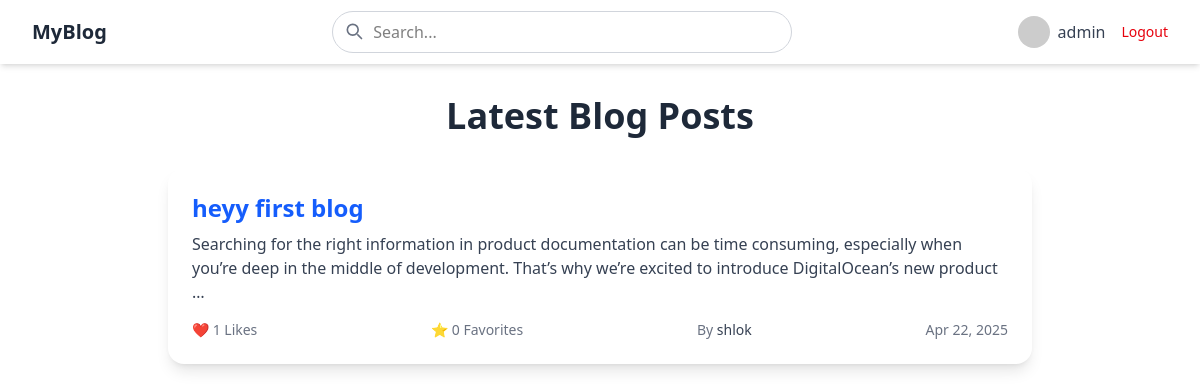
The app's page / (signed in) with its own data.
### feed/models.py (models this page shows, shortened)
class BlogPost(models.Model):
    title = models.CharField(max_length=200)
    description = models.TextField()
    photo = models.ImageField(upload_to='blog_photos/', blank=True, null=True)
    author_name = models.CharField(max_length=100)
    created_at = models.DateTimeField(auto_now_add=True)
    slug = models.SlugField(unique=True, blank=True)
    likes = models.ManyToManyField(User, related_name='liked_blogs', blank=True)
    favorites = models.ManyToManyField(User, related_name='favorited_blogs', blank=True)
    def like_count(self):
        return self.likes.count()
    def favorite_count(self):
        return self.favorites.count()

### feed/views.py (the view)
# urls.py: path("", views.index,name = "index"),
def index(request):
    blogs = BlogPost.objects.all().order_by('-created_at')
    return render(request, "index.html", {'blogs': blogs})

### feed/templates/index.html (shortened to what this page needs)
{% extends "base.html" %}
{% block content %}
<div class="max-w-4xl mx-auto px-4 py-8">
    <h1 class="text-4xl font-bold mb-8 text-center text-gray-800">Latest Blog Posts</h1>
    {% for blog in blogs %}
        <div class="bg-white shadow-lg rounded-2xl p-6 mb-6 hover:shadow-xl transition duration-300">
            <h2 class="text-2xl font-semibold text-blue-600 mb-2">
                <a href="{% url 'feed:blog_detail' blog.slug %}" class="hover:underline">
                    {{ blog.title }}
                </a>
            </h2>
            <p class="text-gray-700 mb-4">
                {{ blog.description|truncatewords:30 }}
            </p>
            <div class="flex items-center justify-between text-sm text-gray-500">
                <span>❤️ {{ blog.like_count }} Likes</span>
                <span>⭐ {{ blog.favorite_count }} Favorites</span>
                <span>By <span class="font-medium text-gray-700">{{ blog.author_name }}</span></span>
                <span>{{ blog.created_at|date:"M d, Y" }}</span>
            </div>
        </div>
    {% empty %}
        <p class="text-center text-gray-500">No blog posts yet. Stay tuned!</p>
    {% endfor %}
</div>
{% endblock %}

### templates/base.html (shortened to what this page needs)
{% load static tailwind_tags %}
<!DOCTYPE html>
<html lang="en">
<head>
    {% tailwind_css %}
</head>
<body>
    <nav class="bg-white shadow-md w-full">
        <div class="max-w-7xl mx-auto px-4 sm:px-6 lg:px-8">
            <div class="flex justify-between h-16 items-center">
                <div class="flex-shrink-0">
                    <a href="{% url 'feed:index' %}" class="text-xl font-bold text-gray-800">MyBlog</a>
                </div>
                <div class="flex-1 mx-4 flex justify-center">
                    <form action="" method="GET" class="relative w-full max-w-[460px]">
                        <input
                            type="text"
                            name="q"
                            placeholder="Search..."
                            class="w-full py-2 pl-10 pr-4 border border-gray-300 rounded-full focus:outline-none focus:ring-2 focus:ring-blue-500"
                        />
                        <div class="absolute left-3 top-2.5 text-gray-500">
                            <svg xmlns="http://www.w3.org/2000/svg" class="h-5 w-5" fill="none"
                                 viewBox="0 0 24 24" stroke="currentColor">
                                <path stroke-linecap="round" stroke-linejoin="round" stroke-width="2"
                                      d="M21 21l-4.35-4.35M10.5 17a6.5 6.5 0 1 1 0-13 6.5 6.5 0 0 1 0 13z"/>
                            </svg>
                        </div>
                    </form>
                </div>
                <div class="flex items-center space-x-4">
                    {% if user.is_authenticated %}
                        <div class="flex items-center space-x-2">
                            <img
                                src="{{ user.profile.avatar.url|default:'https://i.pravatar.cc/40' }}"
                                alt="Avatar"
                                class="w-8 h-8 rounded-full"
                            />
                            <span class="text-gray-700 font-medium">{{ user.username }}</span>
                        </div>
                        <a href="{% url 'register:user_logout' %}" class="text-sm text-red-600 hover:underline">Logout</a>
                    {% endif %}
                </div>
            </div>
        </div>
    </nav>
    {% block content %}
    {% endblock %}
</body>
</html>

### records on screen
BlogPost: title "heyy first blog", description "Searching for the right information in product documentation can be time consuming, especially when you’re deep in the middle of development. That’s why we’re excited to introduce DigitalOcean’s new product …", like_count "1", favorite_count "0", author_name "shlok", created_at "Apr 22, 2025"

### other values on screen
{{ user.username }} "admin"
